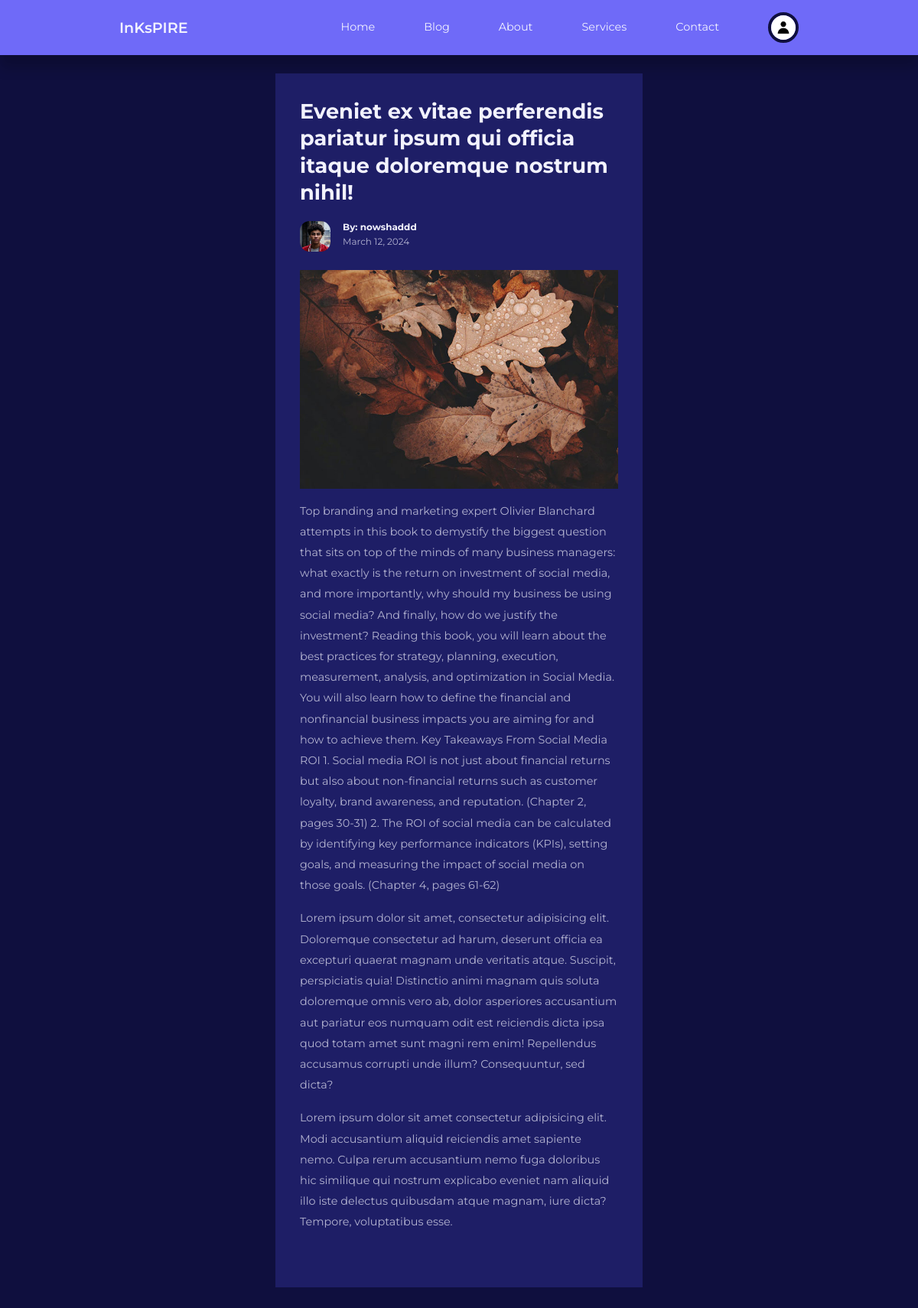
/product/1/, run on the app's committed database.
### store/models.py (models this page shows, shortened)
class PostModel(models.Model):
    title = models.CharField(max_length=250)
    category = models.ForeignKey(Category, on_delete=models.CASCADE, null=True)
    description = models.TextField(default='', blank=True, null=True)
    image = models.ImageField(upload_to='post_images/')
    published_in = models.DateField(auto_now_add=True)
    author = models.ForeignKey(User, on_delete=models.CASCADE)
    class Meta:
        ordering = ('-published_in',)
    def comments(self):
        return self.comment_set.all()

class ProfileModel(models.Model):
    user = models.OneToOneField(User,on_delete=models.CASCADE)
    image = models.ImageField(default='default.jpg',upload_to='profileImg/',validators=[FileExtensionValidator(['png','jpg'])])

### store/views.py (the view)
# urls.py: path('product/<int:pk>/', views.product,name='product'),
def product(request,pk):
    prodviews = PostModel.objects.get(id=pk)
    if request.method == 'POST':
        c_form = CommentForm(request.POST)
        if c_form.is_valid():
            instance = c_form.save(commit=False)
            instance.user = request.user
            instance.post = prodviews
            instance.save()
            messages.success(request,"comment added on the post..... thanku")
            return redirect('product' , pk=prodviews.id)
    else:
        c_form = CommentForm()
    return render(request,'store/productview.html',{'post':prodviews,'form':c_form})

### templates/store/productview.html (shortened to what this page needs)
{% extends "link.html" %}
{%load static %}
{% block content %}
        {% include 'navbar.html' %}
<main>
    <section class="singlepost">
        <div class="container singlepost__container">
            <h2>{{post.title}}</h2>
            <div class="post__author">
                <div class="post__author-avatar">
                    <img src="{{ post.author.profilemodel.image.url }}" alt="" />
                </div>
                <div class="post__author-info">
                    <h5>By: {{post.author}}</h5>
                    <small>{{post.published_in}}</small>
                </div>
            </div>
            <div class="singlepost__thumbnail">
                <img src="{{post.image.url}}" alt="" />
            </div>
            <p>
                {{post.description}}
            </p>
            <p>
                Lorem ipsum dolor sit amet, consectetur adipisicing elit. Doloremque
                consectetur ad harum, deserunt officia ea excepturi quaerat magnam
                unde veritatis atque. Suscipit, perspiciatis quia! Distinctio animi
                magnam quis soluta doloremque omnis vero ab, dolor asperiores
                accusantium aut pariatur eos numquam odit est reiciendis dicta ipsa
                quod totam amet sunt magni rem enim! Repellendus accusamus corrupti
                unde illum? Consequuntur, sed dicta?
            </p>
            <p>
                Lorem ipsum dolor sit amet consectetur adipisicing elit. Modi
                accusantium aliquid reiciendis amet sapiente nemo. Culpa rerum
                accusantium nemo fuga doloribus hic similique qui nostrum explicabo
                eveniet nam aliquid illo iste delectus quibusdam atque magnam, iure
                dicta? Tempore, voluptatibus esse.
            </p>
            <br />
        </div>
    </section>
</main>
        {% endblock content %}

### static/css/style.css (style rules this page uses)
:root { --color-primary: #6f6af8; --color-primary-light: hsl(242, 91%, 69%, 18%); --color-primary-variant: #5854c7; --color-red: #da0f3f; --color-red-light: hsl(346, 87%, 46%, 15%); --color-green: #00c476; --color-green-light: hsl(156, 100%, 38%, 15%); --color-gray-900: #1e1e66; --color-gray-700: #2d2b7c; --color-gray-300: rgba(242, 242, 254, 0.3); --color-gray-200: rgba(242, 242, 254, 0.7); --color-white: #f2f2fe; --color-bg: #0f0f3e; --transition: all 300ms ease; --container-width-lg: 74%; --container-width-md: 88%; --form-width: 40%; --card-border-radius-1: 0.3rem; --card-border-radius-2: 0.5rem; --card-border-radius-3: 0.8rem; --card-border-radius-4: 2rem; --card-border-radius-5: 5rem; }
body { font-family: "Montserrat", sans-serif; line-height: 1.6; color: var(--color-gray-200); overflow-x: hidden; background: var(--color-bg); font-size: 0.9rem; }
.container { width: var(--container-width-lg); max-width: 1800px; margin-inline: auto; }
section { margin-top: 3rem; width: 100vw; }
h1, h2, h3, h4, h5 { color: var(--color-white); line-height: 1.3; }
h2 { font-size: 1.7rem; margin: 1rem 0; }
img { display: block; width: 100%; object-fit: cover; }
.post__author { display: flex; gap: 1rem; margin-top: 1.2rem; }
.post__author-avatar { width: 2.5rem; height: 2.5rem; border-radius: var(--card-border-radius-3); overflow: hidden; }
.singlepost { margin: 6rem 0 2rem; }
.singlepost__container { width: var(--form-width); background: var(--color-gray-900); padding: 1rem 2rem 3rem; }
.singlepost__thumbnail { margin: 1.5rem 0 1rem; }
.singlepost__container p { margin-top: 1rem; line-height: 1.7rem; }

### static/css/responsive.css (style rules this page uses)
:root { --color-primary: #6f6af8; --color-primary-light: hsl(242, 91%, 69%, 18%); --color-primary-variant: #5854c7; --color-red: #da0f3f; --color-red-light: hsl(346, 87%, 46%, 15%); --color-green: #00c476; --color-green-light: hsl(156, 100%, 38%, 15%); --color-gray-900: #1e1e66; --color-gray-700: #2d2b7c; --color-gray-300: rgba(242, 242, 254, 0.3); --color-gray-200: rgba(242, 242, 254, 0.7); --color-white: #f2f2fe; --color-bg: #0f0f3e; --transition: all 300ms ease; --container-width-lg: 74%; --container-width-md: 88%; --form-width: 40%; --card-border-radius-1: 0.3rem; --card-border-radius-2: 0.5rem; --card-border-radius-3: 0.8rem; --card-border-radius-4: 2rem; --card-border-radius-5: 5rem; }

### data on the page
PostModel: title "Eveniet ex vitae perferendis pariatur ipsum qui officia itaque doloremque nostrum nihil!", author.profilemodel.image (picture), author "nowshaddd", published_in "March 12, 2024", image (picture), description "Top branding and marketing expert Olivier Blanchard attempts in this book to demystify the biggest question that sits on top of the minds of many business managers: what exactly is the return on investment of social media, and more importantly, why should my business be using social media? And finally, how do we justify the investment? Reading this book, you will learn about the best practices for strategy, planning, execution, measurement, analysis, and optimization in Social Media. You will also learn how to define the financial and nonfinancial business impacts you are aiming for and how to achieve them. Key Takeaways From Social Media ROI 1. Social media ROI is not just about financial…"
